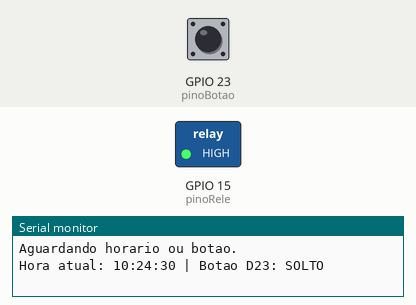
Recording of a program running on a simulated ESP32. On the bench: switched loads named in the program (green lamp = pin HIGH), the last lines printed to the serial monitor. Inputs (shaded band) come from the test bench; at power-on: GPIO 23 (pinoBotao) HIGH. The local clock reads 2024-03-15 10:24:30 at power-on unless the program sets it.

Above: at 1.8 s.
1.9 s: GPIO 23 (pinoBotao) pulled LOW for 0.15 s
At 2.4 s:
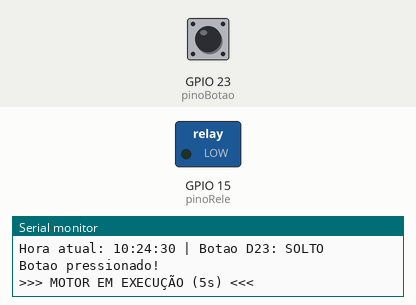
Timing chart, 0 to 8.5 s (numbered marks = the images above; inputs shaded):
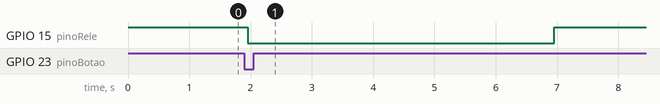

The program:

main.cpp
```cpp
#include <Arduino.h>
#include <Wire.h>
#include "RTClib.h"

RTC_DS3231 rtc;

// Definição dos pinos
const int pinoRele = 15;
const int pinoBotao = 23;
const int pinoSDA = 27;
const int pinoSCL = 14;

const int tempoLigado = 5000; // 5 segundos

void acionarMotor() {
    Serial.println(">>> MOTOR EM EXECUÇÃO (5s) <<<");
    digitalWrite(pinoRele, LOW);  // Liga o relé
    delay(tempoLigado);           // 5 segundos
    digitalWrite(pinoRele, HIGH); // Desliga o relé
    Serial.println(">>> CICLO FINALIZADO <<<");
}

void setup() {
    Serial.begin(115200);

    pinMode(pinoRele, OUTPUT);
    digitalWrite(pinoRele, HIGH);

    pinMode(pinoBotao, INPUT_PULLUP);

    Wire.begin(pinoSDA, pinoSCL);

    if (!rtc.begin()) {
	    Serial.println("RTC nao encontrado.");
    }


    if (rtc.lostPower()) {
        Serial.println("Ajustar hora do RTC");
        rtc.adjust(DateTime(F(__DATE__), F(__TIME__)));
    }

    Serial.println("Aguardando horario ou botao.");
}

void loop() {
    DateTime agora = rtc.now();

    if (digitalRead(pinoBotao) == LOW) {
        delay(50);
        if (digitalRead(pinoBotao) == LOW) {
            Serial.println("Botao pressionado!");
            acionarMotor();
            while(digitalRead(pinoBotao) == LOW) { delay(10); }
        }
    }

    if (agora.second() == 0 && agora.minute() == 0) {

        bool horaDeComer = false;

        if (agora.hour() == 7)  horaDeComer = true;  // Café da manhã
        if (agora.hour() == 13) horaDeComer = true;  // Almoço
        if (agora.hour() == 19) horaDeComer = true;  // Jantar

        if (horaDeComer) {
            Serial.printf("Horário oficial atingido: %02d:00\n", agora.hour());
            acionarMotor();
            delay(1000);
        }
    }

    if (agora.second() % 5 == 0) {
        Serial.printf("Hora atual: %02d:%02d:%02d | Botao D23: %s\n",
                      agora.hour(), agora.minute(), agora.second(),
                      digitalRead(pinoBotao) == LOW ? "PRESSIONADO" : "SOLTO");
        delay(1000);
    }
}
//.............................................................................
```

Measured:
- after the input at 1.9 s, GPIO 15 (pinoRele): HIGH → LOW after 0.05 s, → HIGH 5.0 s later
